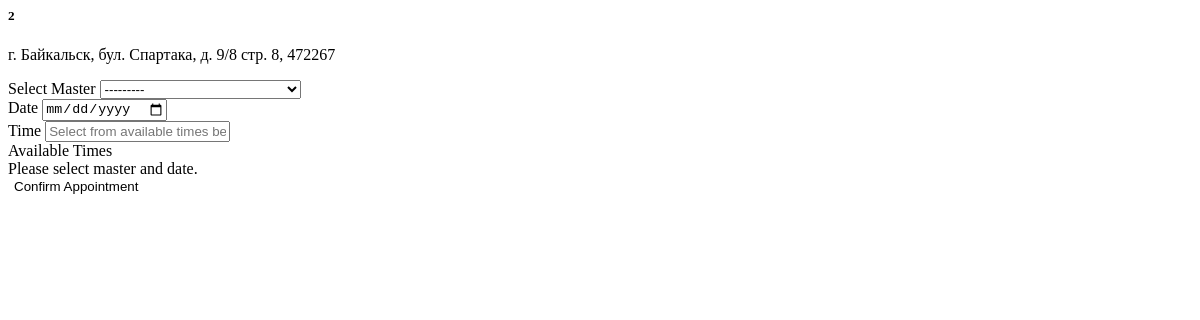
Page /ajax/booking-form/1/1/ on the earlier database version.
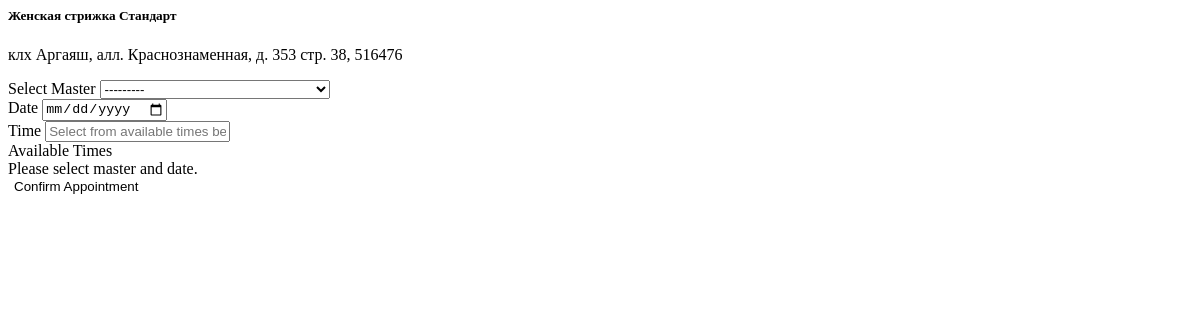
Same page on the later database version.
### marketplace/models.py (models this page shows, shortened)
class MultilingualMixin(models.Model):
    class Meta:
        abstract = True
    def get_i18n(self, field_base: str, lang_code: str, default_lang: str = "ru"):
        lang_code = (lang_code or default_lang).lower()
        candidates = [
            f"{field_base}_{lang_code}",
            f"{field_base}_{default_lang}",
        ]
        for f in candidates:
            if hasattr(self, f):
                val = getattr(self, f)
                if val:
                    return val
        return ""

class Service(MultilingualMixin, models.Model):
    name_uz = models.CharField(max_length=200, blank=True)
    name_en = models.CharField(max_length=200, blank=True)
    name_ru = models.CharField(max_length=200)
    salon = models.ForeignKey(Salon, on_delete=models.CASCADE, related_name='services', verbose_name="Салон")
    img = models.ImageField(
        upload_to=service_img_upload_to,
        blank=True,
        null=True,
        verbose_name="Изображение услуги"
    )
    description_ru = models.TextField(blank=True, verbose_name="Описание (RU)")
    description_en = models.TextField(blank=True, verbose_name="Описание (EN)")
    description_uz = models.TextField(blank=True, verbose_name="Описание (UZ)")
    price = models.DecimalField(max_digits=10, decimal_places=2, verbose_name="Цена")
    duration_minutes = models.PositiveIntegerField(verbose_name="Длительность (мин)")
    class Meta:
        verbose_name = "Услуга"
        verbose_name_plural = "Услуги"

class Salon(MultilingualMixin, models.Model):
    name = models.CharField(max_length=200)
    owner = models.ForeignKey(settings.AUTH_USER_MODEL, on_delete=models.CASCADE, related_name='salons', verbose_name="Владелец")
    category = models.ForeignKey(Category, on_delete=models.SET_NULL, null=True, related_name='salons', verbose_name="Категория")
    description_ru = models.TextField(blank=True, verbose_name="Описание (RU)")
    description_en = models.TextField(blank=True, verbose_name="Описание (EN)")
    description_uz = models.TextField(blank=True, verbose_name="Описание (UZ)")
    address = models.TextField(verbose_name="Адрес")
    phone = models.CharField(max_length=20, verbose_name="Телефон салона")
    logo = models.ImageField(upload_to=salon_logo_upload_to, blank=True, null=True)
    created_at = models.DateTimeField(auto_now_add=True, verbose_name="Дата создания")
    class Meta:
        verbose_name = "Салон"
        verbose_name_plural = "Салоны"

### marketplace/views.py (the view)
# urls.py: path('ajax/booking-form/<int:salon_id>/<int:service_id>/', views.ajax_booking_form, name='ajax_booking_form'),
@require_GET
def ajax_booking_form(request, salon_id, service_id):
    salon = get_object_or_404(Salon, pk=salon_id)
    service = get_object_or_404(Service, pk=service_id, salon=salon)
    form = BookingForm(salon=salon, initial={"date": timezone.localdate()})
    form.fields["master"].queryset = Master.objects.filter(salon=salon, is_active=True)
    return render(
        request,
        "marketplace/partials/booking_form_inner.html",
        {"salon": salon, "service": service, "form": form},
    )

### marketplace/forms.py (shortened to what this page needs)
class BookingForm(forms.Form):
    master = forms.ModelChoiceField(queryset=Master.objects.none())
    date = forms.DateField(widget=forms.DateInput(attrs={"type": "date"}))
    time = forms.TimeField(input_formats=["%H:%M"])
    comment = forms.CharField(required=False, widget=forms.Textarea(attrs={"rows": 2}))
    def __init__(self, *args, salon=None, **kwargs):
        super().__init__(*args, **kwargs)
        self.fields["master"].widget.attrs.update({"class": "form-select"})
        self.fields["date"].widget.attrs.update({"class": "form-control"})
        self.fields["comment"].widget.attrs.update({"class": "form-control"})
        self.salon = salon
        if salon:
            self.fields["master"].queryset = salon.masters.filter(is_active=True)

### marketplace/models.py (called while the page is built)
    def __str__(self):
        return self.name

### marketplace/templatetags/i18n_fields.py (called while the page is built)
@register.simple_tag(takes_context=True)
def i18n(context, obj, field_base, default="ru"):
    request = context.get("request")
    lang = getattr(request, "LANGUAGE_CODE", default)
    if hasattr(obj, "get_i18n"):
        return obj.get_i18n(field_base, lang, default_lang=default)
    return ""

### templates/marketplace/partials/booking_form_inner.html (shortened to what this page needs)
{% load i18n_fields %}
<div class="booking-header mb-4">
  <h5 class="fw-bold mb-1">{% i18n service "name" request.LANGUAGE_CODE %}</h5>
  <p class="text-muted mb-0">{{ salon.address }}</p>
</div>
<form method="post" action="{% url 'marketplace:booking_start' salon.id service.id %}">
  <div class="mb-3">
    <label class="form-label small fw-bold">Select Master</label>
    {{ form.master }}
  </div>
  <div class="mb-3">
    <label class="form-label small fw-bold">Date</label>
    {{ form.date }}
  </div>
  <div class="mb-3">
    <label class="form-label small fw-bold">Time</label>
    <input
      type="text"
      name="time"
      id="id_time"
      class="form-control"
      placeholder="Select from available times below"
      readonly
      required
      value="{% if form.data.time %}{{ form.data.time }}{% endif %}"
    >
  </div>
  <div class="slots-section mt-4">
    <label class="small fw-bold d-block mb-2">Available Times</label>
    <div id="slotsHint" class="text-muted small mt-1">Please select master and date.</div>
  </div>
  <div class="mt-4 border-top pt-3">
    <button type="submit" class="btn btn-dark w-100 py-2 fw-bold" style="background-color: var(--booksy-teal); border:none;">
      Confirm Appointment
    </button>
  </div>
</form>

Differences in the rows shown:
changed Service: name_ru "2" → "Женская стрижка Стандарт"
changed Salon: address "г. Байкальск, бул. Спартака, д. 9/8 стр. 8, 472267" → "клх Аргаяш, алл. Краснознаменная, д. 353 стр. 38, 516476"
